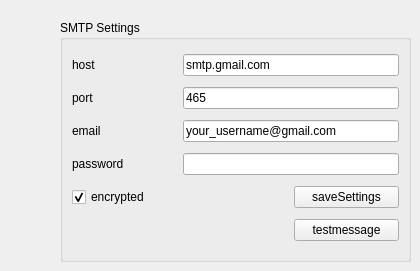
          <widget class="QWidget" name="tab_7">
           <attribute name="title">
            <string>SMTP</string>
           </attribute>
           <widget class="QGroupBox" name="groupBox_655">
            <property name="geometry">
             <rect>
              <x>60</x>
              <y>20</y>
              <width>351</width>
              <height>242</height>
             </rect>
            </property>
            <property name="title">
             <string>SMTP Settings</string>
            </property>
            <layout class="QGridLayout" name="gridLayout_12">
             <item row="2" column="1" colspan="2">
              <widget class="QLineEdit" name="smtpemail">
               <property name="text">
                <string>your_username@gmail.com</string>
               </property>
              </widget>
             </item>
             <item row="0" column="0">
              <widget class="QLabel" name="label_2234">
               <property name="text">
                <string>host</string>
               </property>
              </widget>
             </item>
             <item row="0" column="1" colspan="2">
              <widget class="QLineEdit" name="smtphost">
               <property name="text">
                <string>smtp.gmail.com</string>
               </property>
              </widget>
             </item>
             <item row="1" column="0">
              <widget class="QLabel" name="label_3234">
               <property name="text">
                <string>port</string>
               </property>
              </widget>
             </item>
             <item row="1" column="1" colspan="2">
              <widget class="QLineEdit" name="smtpport">
               <property name="text">
                <string>465</string>
               </property>
              </widget>
             </item>
             <item row="2" column="0">
              <widget class="QLabel" name="label_6234">
               <property name="text">
                <string>email</string>
               </property>
              </widget>
             </item>
             <item row="3" column="0">
              <widget class="QLabel" name="label_7234">
               <property name="text">
                <string>password</string>
               </property>
              </widget>
             </item>
             <item row="3" column="1" colspan="2">
              <widget class="QLineEdit" name="smtppassword">
               <property name="text">
                <string/>
               </property>
               <property name="echoMode">
                <enum>QLineEdit::Password</enum>
               </property>
              </widget>
             </item>
             <item row="4" column="0" colspan="2">
              <widget class="QCheckBox" name="smtpssl">
               <property name="text">
                <string>encrypted</string>
               </property>
               <property name="checked">
                <bool>true</bool>
               </property>
              </widget>
             </item>
             <item row="4" column="2">
              <widget class="QPushButton" name="smtpsave">
               <property name="text">
                <string>saveSettings</string>
               </property>
              </widget>
             </item>
             <item row="5" column="2">
              <widget class="QPushButton" name="smtptestmessage">
               <property name="text">
                <string>testmessage</string>
               </property>
              </widget>
             </item>
            </layout>
           </widget>
          </widget>
